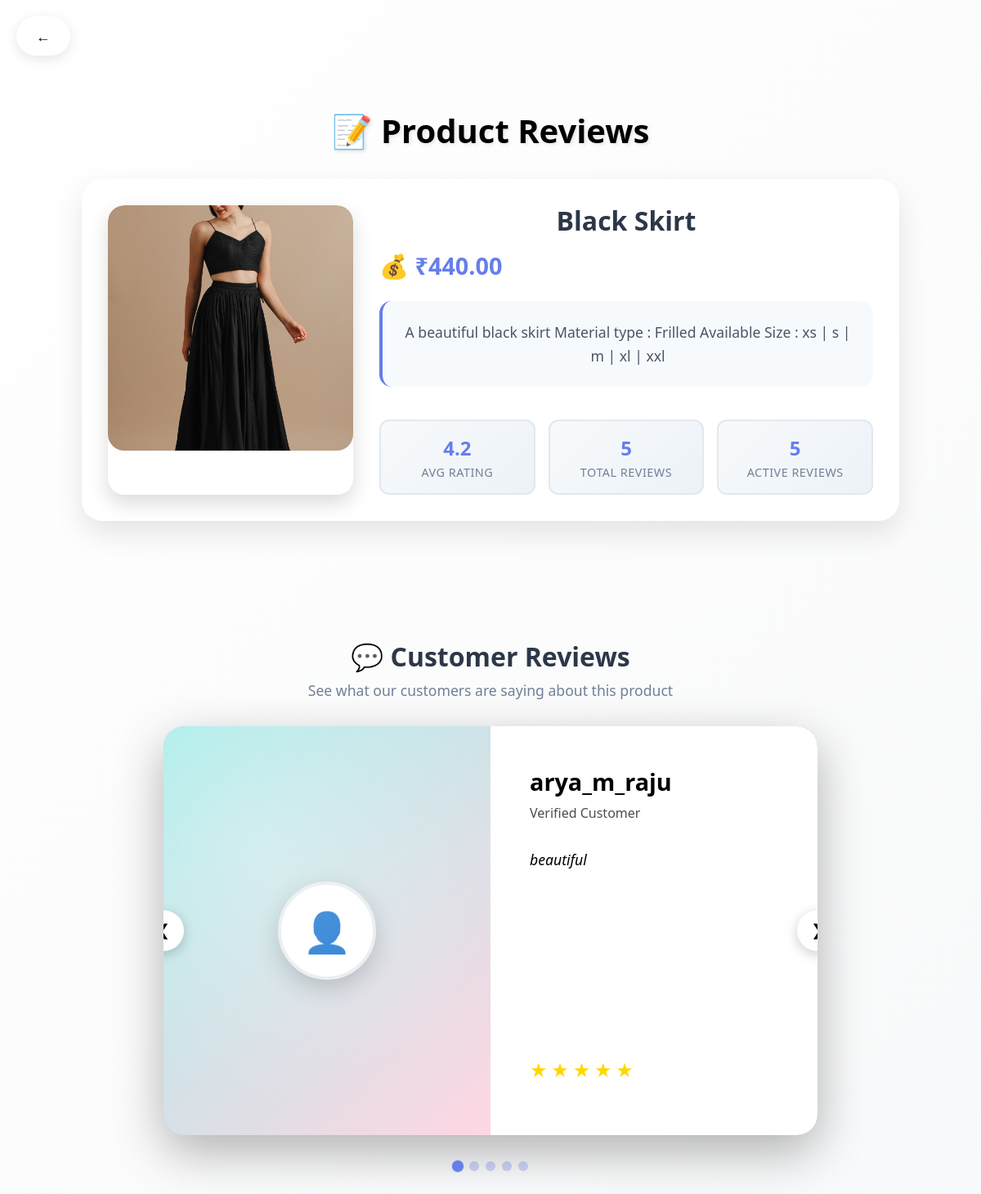
The app's page /products/2/reviews/ with its own data.
### reviewapp/models.py (models this page shows, shortened)
class Product(models.Model):
    name = models.CharField(max_length=100)
    description = models.TextField()
    price = models.DecimalField(max_digits=10, decimal_places=2)
    image = models.ImageField(upload_to='product_images/')

class Review(models.Model):
    product = models.ForeignKey(Product, related_name='reviews', on_delete=models.CASCADE)
    user = models.ForeignKey(CustomUser, on_delete=models.CASCADE)
    rating = models.IntegerField()
    comment = models.TextField()

class CustomUser(AbstractUser):
    ROLE_CHOICES = (
        ('admin', 'Admin'),
        ('user', 'User'),
    )
    role = models.CharField(max_length=10, choices=ROLE_CHOICES)
    groups = models.ManyToManyField(Group, related_name="customuser_set", blank=True)
    user_permissions = models.ManyToManyField(Permission, related_name="customuser_permissions_set", blank=True)

### reviewapp/views.py (the view)
# urls.py: path('products/<int:product_id>/reviews/',view_reviews, name='view_reviews'),
def view_reviews(request, product_id):
    product = get_object_or_404(Product, id=product_id)
    reviews = product.reviews.select_related('user').prefetch_related('likes')
    avg_rating = reviews.aggregate(avg_rating=Avg('rating'))['avg_rating']
    user_liked_review_ids = set()
    if request.user.is_authenticated:
        user_liked_review_ids = set(
            Like.objects.filter(user=request.user, review__in=reviews).values_list('review_id', flat=True)
        )
    for review in reviews:
        review.liked_by_user = review.id in user_liked_review_ids
    context = {
        'product': product,
        'reviews': reviews,
        'avg_rating': avg_rating,
    }
    return render(request, 'view_reviews.html', context)

### templates/view_reviews.html (shortened to what this page needs)
<!DOCTYPE html>
<html>
<head>
</head>
<body>
    <div class="nav-back">
        <a href="{% url 'user_dashboard' %}">
            ←
        </a>
    </div>
    <div class="container">
        <div class="header">
            <h1 class="page-title">📝 Product Reviews</h1>
            <div class="product-details">
                <div class="product-image-container">
                    <img src="{{ product.image.url }}" alt="{{ product.name }}" class="product-image">
                </div>
                <div class="product-info">
                    <h2 class="product-name">{{ product.name }}</h2>
                    <div class="product-price">💰 ₹{{ product.price }}</div>
                    <div class="product-description">
                        {{ product.description|truncatewords:30 }}
                    </div>
                    <div class="product-stats">
                        <div class="stat-card">
                            <div class="stat-number">{% if avg_rating %}{{ avg_rating|floatformat:1 }}{% else %}0.0{% endif %}</div>
                            <div class="stat-label">Avg Rating</div>
                        </div>
                        <div class="stat-card">
                            <div class="stat-number">{{ reviews.count }}</div>
                            <div class="stat-label">Total Reviews</div>
                        </div>
                        <div class="stat-card">
                            <div class="stat-number">{% if reviews %}{{ reviews|length }}{% else %}0{% endif %}</div>
                            <div class="stat-label">Active Reviews</div>
                        </div>
                    </div>
                </div>
            </div>
        </div>
        <div class="reviews-section">
            <div class="reviews-header">
                <h2 class="reviews-title">💬 Customer Reviews</h2>
                <p class="reviews-subtitle">See what our customers are saying about this product</p>
            </div>
            {% if reviews %}
                <div class="reviews-slider">
                    <div class="reviews-container" id="reviewsContainer">
                        {% for review in reviews %}
                        <div class="review-card">
                            <div class="review-image">
                                <div class="user-avatar">
                                    👤
                                </div>
                            </div>
                            <div class="review-content">
                                <div class="reviewer-name">{{ review.user.username }}</div>
                                <div class="reviewer-title">Verified Customer</div>
                                <div class="comment">
                                    {{ review.comment }}
                                </div>
                                <div class="review-rating">
                                    {% for i in "12345" %}
                                        {% if forloop.counter <= review.rating %}
                                            <span class="star">★</span>
                                        {% else %}
                                            <span class="star" style="color: rgba(255,255,255,0.3);">★</span>
                                        {% endif %}
                                    {% endfor %}
                                </div>
                            </div>
                        </div>
                        {% endfor %}
                    </div>
                    {% if reviews|length > 1 %}
                    <button class="slider-nav prev-btn" onclick="previousSlide()">❮</button>
                    <button class="slider-nav next-btn" onclick="nextSlide()">❯</button>
                    {% endif %}
                </div>
                {% if reviews|length > 1 %}
                <div class="slider-dots" id="sliderDots">
                    {% for review in reviews %}
                    <div class="dot {% if forloop.first %}active{% endif %}" data-slide="{{ forloop.counter0 }}"></div>
                    {% endfor %}
                </div>
                {% endif %}
            {% else %}
                <div class="no-reviews">
                    <p>No reviews available for this product yet.</p>
                    <p>Be the first to share your thoughts!</p>
                </div>
            {% endif %}
        </div>
    </div>
</body>
</html>

### records on screen
Product: image (picture), name "Black Skirt", price "440.00", description "A beautiful black skirt Material type : Frilled Available Size : xs | s | m | xl | xxl"
Review: user.username "arya_m_raju", comment "beautiful", rating 5 (drawn)

### other values on screen
{{ avg_rating|floatformat:1 }} "4.2"
{{ reviews.count }} "5"
{{ reviews|length }} "5"
